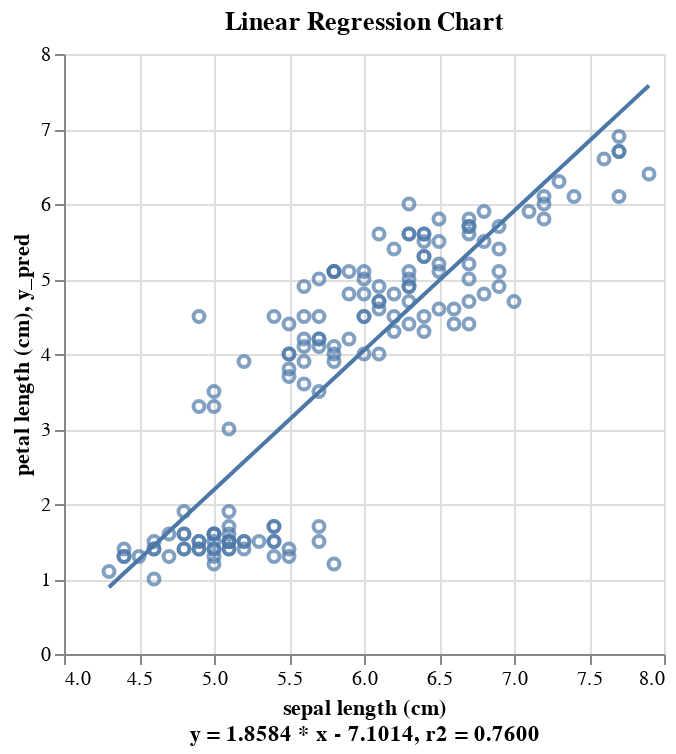

The notebook cell this image was saved under:
### Code cell
# Just for fun, let's see if there is any linear relationship between sepal length and petal length
plot = pp.plot_lin_reg(
    df,
    x = "sepal length (cm)", 
    target = "petal length (cm)", 
    add_bias=True,
    show_lin_reg_eq=True # Prints out the linear regression result at the end
).properties(
    title = "Linear Regression Chart"
)
plot.interactive()

### Figure 1 — Vega specification as saved in the notebook (floating-point values rounded to 4 significant figures; data arrays with more than 128 entries replaced by an {"elided": "..."} marker saying what was removed)
{"$schema": "https://vega.github.io/schema/vega/v5.json", "axes": [{"aria": false, "domain": false, "grid": true, "gridScale": "y", "labels": false, "maxExtent": 0, "minExtent": 0, "orient": "bottom", "scale": "x", "tickCount": {"signal": "ceil(width/40)"}, "ticks": false, "zindex": 0}, {"aria": false, "domain": false, "grid": true, "gridScale": "x", "labels": false, "maxExtent": 0, "minExtent": 0, "orient": "left", "scale": "y", "tickCount": {"signal": "ceil(height/40)"}, "ticks": false, "zindex": 0}, {"grid": false, "labelFlush": true, "labelOverlap": true, "orient": "bottom", "scale": "x", "tickCount": {"signal": "ceil(width/40)"}, "title": ["sepal length (cm)", "y = 1.8584 * x - 7.1014, r2 = 0.7600"], "zindex": 0}, {"grid": false, "labelOverlap": true, "orient": "left", "scale": "y", "tickCount": {"signal": "ceil(height/40)"}, "title": "petal length (cm), y_pred", "zindex": 0}], "background": "white", "data": [{"name": "param_3_store"}, {"name": "source_0", "values": {"elided": "150 records"}}, {"name": "data_0", "values": {"elided": "150 records"}}], "height": 300, "marks": [{"clip": true, "encode": {"update": {"fill": {"value": "transparent"}, "opacity": {"value": 0.7}, "stroke": {"value": "#4c78a8"}, "x": {"field": "sepal length (cm)", "scale": "x"}, "y": {"field": "petal length (cm)", "scale": "y"}}}, "from": {"data": "data_0"}, "interactive": true, "name": "view_3_marks", "style": ["point"], "type": "symbol"}, {"clip": true, "encode": {"update": {"defined": {"signal": "isValid(datum[\"sepal length (cm)\"]) && isFinite(+datum[\"sepal length (cm)\"]) && isValid(datum[\"y_pred\"]) && isFinite(+datum[\"y_pred\"])"}, "stroke": {"value": "#4c78a8"}, "x": {"field": "sepal length (cm)", "scale": "x"}, "y": {"field": "y_pred", "scale": "y"}}}, "from": {"data": "source_0"}, "interactive": false, "name": "layer_1_marks", "sort": {"field": "x"}, "style": ["line"], "type": "line"}], "padding": 5, "scales": [{"domain": {"fields": [{"data": "data_0", "field": "sepal length (cm)"}, {"data": "source_0", "field": "sepal length (cm)"}]}, "domainRaw": {"signal": "param_3[\"sepal length (cm)\"]"}, "name": "x", "nice": true, "range": [0, {"signal": "width"}], "type": "linear", "zero": false}, {"domain": {"fields": [{"data": "data_0", "field": "petal length (cm)"}, {"data": "source_0", "field": "y_pred"}]}, "domainRaw": {"signal": "param_3[\"petal length (cm)\"]"}, "name": "y", "nice": true, "range": [{"signal": "height"}, 0], "type": "linear", "zero": true}], "signals": [{"name": "unit", "on": [{"events": "pointermove", "update": "isTuple(group()) ? group() : unit"}], "value": {}}, {"name": "param_3", "update": "vlSelectionResolve(\"param_3_store\", \"union\")"}, {"name": "param_3_sepal_length__cm_", "on": [{"events": [{"source": "view", "type": "dblclick"}], "update": "null"}, {"events": {"signal": "param_3_translate_delta"}, "update": "panLinear(param_3_translate_anchor.extent_x, -param_3_translate_delta.x / width)"}, {"events": {"signal": "param_3_zoom_delta"}, "update": "zoomLinear(domain(\"x\"), param_3_zoom_anchor.x, param_3_zoom_delta)"}]}, {"name": "param_3_petal_length__cm_", "on": [{"events": [{"source": "view", "type": "dblclick"}], "update": "null"}, {"events": {"signal": "param_3_translate_delta"}, "update": "panLinear(param_3_translate_anchor.extent_y, param_3_translate_delta.y / height)"}, {"events": {"signal": "param_3_zoom_delta"}, "update": "zoomLinear(domain(\"y\"), param_3_zoom_anchor.y, param_3_zoom_delta)"}]}, {"name": "param_3_tuple", "on": [{"events": [{"signal": "param_3_sepal_length__cm_ || param_3_petal_length__cm_"}], "update": "param_3_sepal_length__cm_ && param_3_petal_length__cm_ ? {unit: \"view_3\", fields: param_3_tuple_fields, values: [param_3_sepal_length__cm_,param_3_petal_length__cm_]} : null"}]}, {"name": "param_3_tuple_fields", "value": [{"channel": "x", "field": "sepal length (cm)", "type": "R"}, {"channel": "y", "field": "petal length (cm)", "type": "R"}]}, {"name": "param_3_translate_anchor", "on": [{"events": [{"source": "scope", "type": "pointerdown"}], "update": "{x: x(unit), y: y(unit), extent_x: domain(\"x\"), extent_y: domain(\"y\")}"}], "value": {}}, {"name": "param_3_translate_delta", "on": [{"events": [{"between": [{"source": "scope", "type": "pointerdown"}, {"source": "window", "type": "pointerup"}], "consume": true, "source": "window", "type": "pointermove"}], "update": "{x: param_3_translate_anchor.x - x(unit), y: param_3_translate_anchor.y - y(unit)}"}], "value": {}}, {"name": "param_3_zoom_anchor", "on": [{"events": [{"consume": true, "source": "scope", "type": "wheel"}], "update": "{x: invert(\"x\", x(unit)), y: invert(\"y\", y(unit))}"}]}, {"name": "param_3_zoom_delta", "on": [{"events": [{"consume": true, "source": "scope", "type": "wheel"}], "force": true, "update": "pow(1.001, event.deltaY * pow(16, event.deltaMode))"}]}, {"name": "param_3_modify", "on": [{"events": {"signal": "param_3_tuple"}, "update": "modify(\"param_3_store\", param_3_tuple, true)"}]}], "style": "cell", "title": {"frame": "group", "text": "Linear Regression Chart"}, "width": 300}
